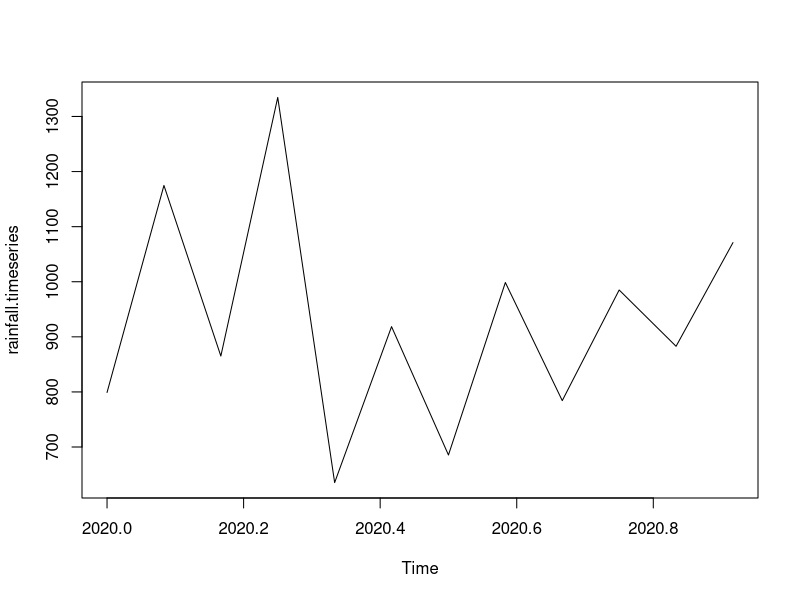

The R source for this figure:
# Get the data points in form of a R vector.
rainfall <- c(799,1174.8,865.1,1334.6,635.4,918.5,685.5,998.6,784.2,985,882.8,1071)

# Convert it to a time series object.
rainfall.timeseries <- ts(rainfall,start = c(2020,1),frequency = 12)

# Print the timeseries data.
print(rainfall.timeseries)

# Give the chart file a name.
png(file = "rainfall1.png")

# Plot a graph of the time series.
plot(rainfall.timeseries)

# Save the file.
dev.off()

